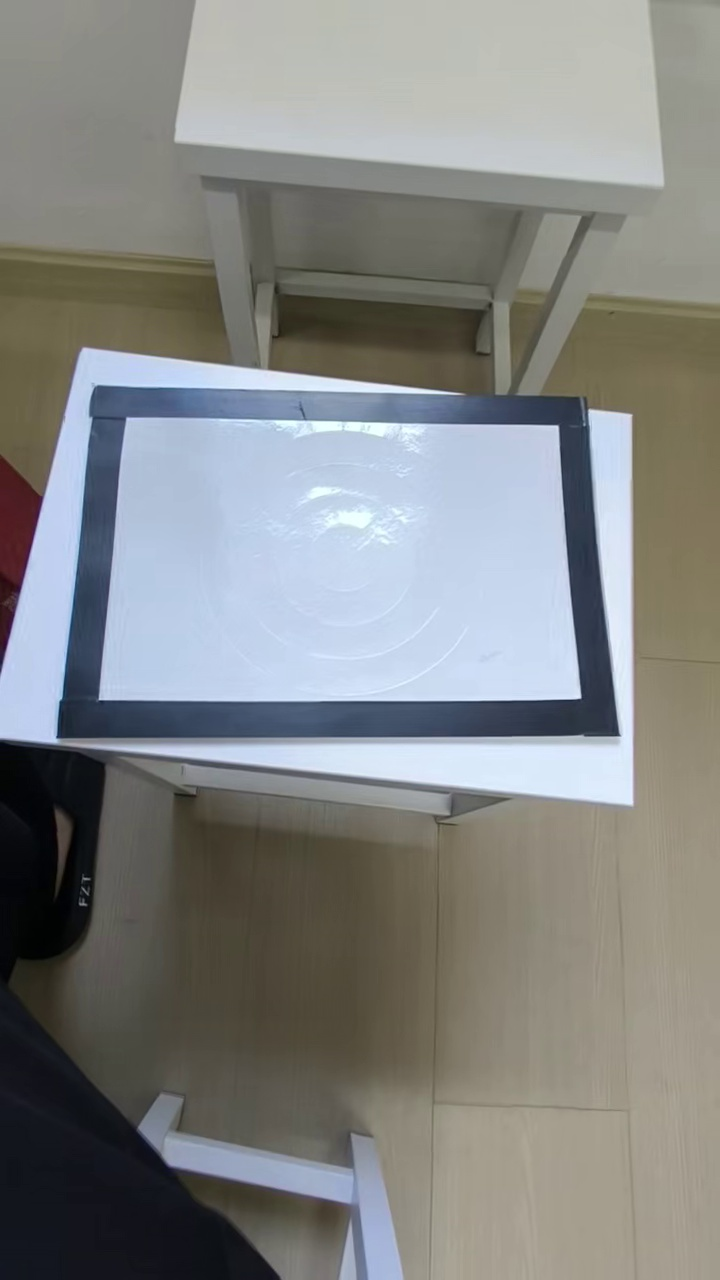
#> input picture data/img_1.jpg, 720 x 1280 px, given in place of the camera
$ python test.py
#> lines starting #> are read from the running program, lines starting #| are printed output that depends on the picture; after the words box and inside, x2 and y2 are one past the last pixel; in counts of white or black regions, pixels touching at a corner belong together
import cv2
import numpy as np

#传入运行计划 默认为0滞空
plan = 0

#注意第一次上电须复位  将current_state赋为-1
current_state = -2# 位置状态 滞空

# 定义一个空的回调函数，用于滑动条（Trackbar）的回调参数
def nothing(x):
    pass

#顺序排列四个顶点 左上开始顺时针
def order_points(pts):
    rect = np.zeros((4,2),dtype="float32")
    pts = pts.reshape(4,2) #初始化

    s = pts.sum(axis=1) #单个xy算总
    rect[0] = pts[np.argmin(s)] #左上  np.argmin()得到的为索引
    rect[2] = pts[np.argmax(s)] #右下

    diff = np.diff(pts,axis=1) #单个y-x
    rect[1] = pts[np.argmax(diff)] #右上
    rect[3] = pts[np.argmin(diff)] #左下

    return rect

cap = cv2.VideoCapture(0) # 连接 初始化摄像头 0为电脑摄像头

#设置显示高宽
cap.set(cv2.CAP_PROP_FRAME_WIDTH, 320)  # 设置宽为320
cap.set(cv2.CAP_PROP_FRAME_HEIGHT, 240) # 设置高为240


cv2.namedWindow("Trackbars",cv2.WINDOW_NORMAL) # 创建一个窗口用于放置滑动条
cv2.namedWindow("Camera",cv2.WINDOW_NORMAL)
cv2.namedWindow("Mask",cv2.WINDOW_NORMAL)
cv2.namedWindow("Gray",cv2.WINDOW_NORMAL)

cv2.createTrackbar("H Min1", "Trackbars", 0, 179, nothing)# 创建滑动条，控制HSV的H S V的最小值和最大值，H的范围是0-179，S和V的范围是0-255
cv2.createTrackbar("S Min", "Trackbars", 60, 255, nothing) #H色相 S饱和度 V明度
cv2.createTrackbar("V Min", "Trackbars", 0, 255, nothing)
cv2.createTrackbar("H Max1", "Trackbars", 10, 179, nothing)#低段红
cv2.createTrackbar("S Max", "Trackbars", 255, 255, nothing)
cv2.createTrackbar("V Max", "Trackbars", 255, 255, nothing)
cv2.createTrackbar("H Min2","Trackbars",169,179,nothing)#高段红
cv2.createTrackbar("H Max2", "Trackbars", 179, 179, nothing)

# 线框识别调整
cv2.createTrackbar("low","Camera",30,255,nothing)
cv2.createTrackbar("high","Camera",100,255,nothing)

while True:
    ret, frame = cap.read()
#> frame is the input picture: shape (1280, 720, 3); mean B, G, R 131.7, 133.1, 131.4

    kernel = np.ones((5,5),np.uint8) #定义一个5x5的卷积核

    #先将图像转化为灰度，再高斯模糊去噪
    gray_img = cv2.cvtColor(frame,cv2.COLOR_BGR2GRAY) # 转化为灰度图
    gray_Biur_img = cv2.GaussianBlur(gray_img,(5,5),0) #高斯模糊去噪

    #先高斯模糊去噪，再转化为HSV
    blurred = cv2.GaussianBlur(frame,(5,5),0) #高斯模糊去噪
    hsv_img = cv2.cvtColor(blurred,cv2.COLOR_BGR2HSV) # 转化为HSV
#> hsv_img: shape (1280, 720, 3); mean H, S, V 57.4, 45.4, 142.6

    if not ret:
        print("读取失败")
        break


    #灰度寻找线框
    Low = cv2.getTrackbarPos("low","Camera") #获取当前canny参数
    High = cv2.getTrackbarPos("high","Camera")

    edges = cv2.Canny(gray_Biur_img,Low,High) #提取边缘
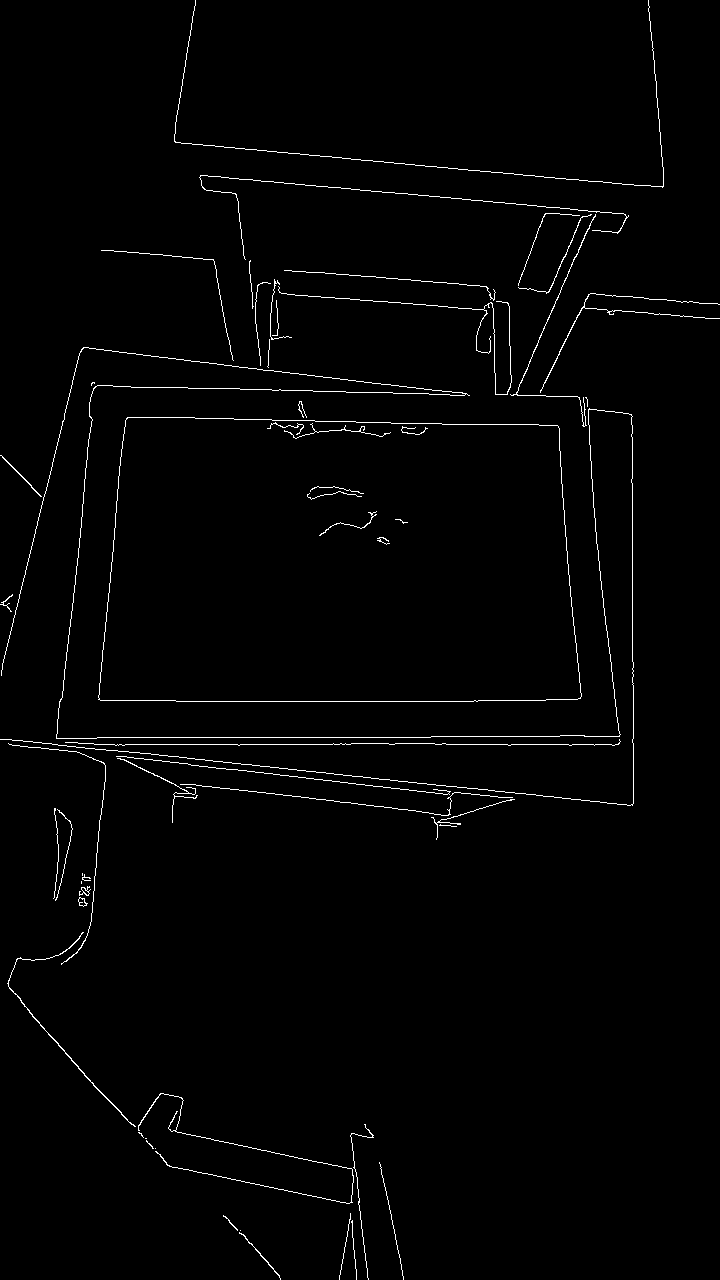
#> edges: shape (1280, 720); 1.4% white in thin lines or dots
    edges = cv2.dilate(edges,kernel,iterations=1)
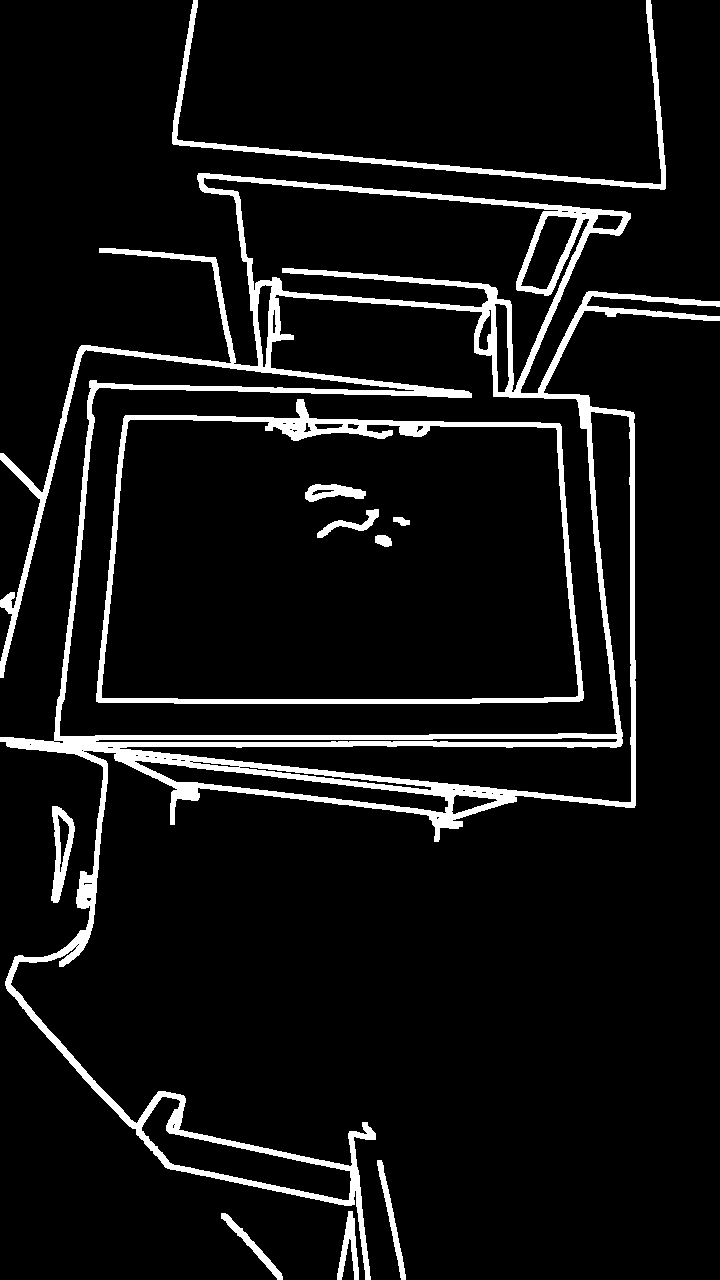
#> edges: shape (1280, 720); 7.5% white; 11 white regions
    contours, _ = cv2.findContours(edges,cv2.RETR_LIST,cv2.CHAIN_APPROX_SIMPLE) #找出轮廓
#> contours = 65 contours, 31 with area under 20; largest, box (x1, y1, x2, y2) and area: (0, 173, 720, 1280) 310452, (59, 294, 618, 737) 193704, (96, 399, 584, 704) 131022, (101, 419, 579, 700) 123218, (203, 177, 590, 393) 31144

    valid_rects = [] #收集最后内外框

    for contour in contours:
        area = cv2.contourArea(contour) #计算每个轮廓的面积
        if area > 1000: #过滤小的噪点
            perimeter = cv2.arcLength(contour,True) #计算周长 True强行闭合
            approx = cv2.approxPolyDP(contour,0.02*perimeter,True) #多边形拟合

            if len(approx) == 4: #如果拟合的结果恰好为4，即刚好为矩形线框
                valid_rects.append((area, approx))
#> this loop made 65 passes
#> (area, perimeter, approx) on passes 25, 36, 50, 52, 58: (4583, 680.9, [[134, 761], [448, 806], [176, 782]]), (1654.5, 1052.9, [[617, 739], [95, 741]]), (123217.5, 1591, [[127, 422], [555, 427], [578, 695], [102, 698]]), (131021.5, 1549.7, [[124, 416], [96, 701], [582, 700], [559, 423]]), (2157, 223.3, [[576, 217], [547, 288], [521, 286], [546, 217]])
#> after the loop, valid_rects = [(123217.5, [[127, 422], [555, 427], [578, 695], [102, 698]]), (131021.5, [[124, 416], [96, 701], [582, 700], [559, 423]]), (2157, [[576, 217], [547, 288], [521, 286], [546, 217]])]

    #按面积排 大到小
    valid_rects.sort(key=lambda x:x[0],reverse=True)

    if len(valid_rects) >= 2:
        outer_approx = valid_rects[0][1] #外框
#> outer_approx = [[124, 416], [96, 701], [582, 700], [559, 423]]
        inner_approx = valid_rects[1][1] #内框
#> inner_approx = [[127, 422], [555, 427], [578, 695], [102, 698]]

        #内外框顶点排序
        ordered_outer = order_points(outer_approx)
#> in order_points, `pts = pts.reshape(4,2)`: pts = [[124, 416], [96, 701], [582, 700], [559, 423]]
#> in order_points, `s = pts.sum(axis=1)`: s = [540, 797, 1282, 982]
#> in order_points, `diff = np.diff(pts,axis=1)`: diff = [292, 605, 118, -136]
#> ordered_outer = [[124, 416], [96, 701], [582, 700], [559, 423]]
        ordered_inner = order_points(inner_approx)
#> ordered_inner = [[127, 422], [102, 698], [578, 695], [555, 427]]

        #中线
        center_line = (ordered_outer + ordered_inner) / 2.0
#> center_line = [[125.5, 419], [99, 699.5], [580, 697.5], [557, 425]]
        center_line = center_line.astype("int32")#中线顶点坐标  此时为浮点数
#> center_line = [[125, 419], [99, 699], [580, 697], [557, 425]]

        cv2.drawContours(frame,[outer_approx],-1,(255,0,0),1) #外框
        cv2.drawContours(frame,[inner_approx],-1,(0,0,255),1) #内框
        cv2.drawContours(frame,[center_line],-1,(0,255,0),3) #中线

    #HSV找出红色激光位置
    H_Min1 = cv2.getTrackbarPos("H Min1","Trackbars") # 获取当前H的最小值
    S_Min = cv2.getTrackbarPos("S Min","Trackbars") # 获取当前S的最小值
    V_Min = cv2.getTrackbarPos("V Min","Trackbars") # 获取当前V的最小值
    H_Max1 = cv2.getTrackbarPos("H Max1","Trackbars") # 获取当前H的最大值
    S_Max = cv2.getTrackbarPos("S Max","Trackbars") # 获取当前S的最大值
    V_Max = cv2.getTrackbarPos("V Max","Trackbars") # 获取当前V的最大值
    H_Min2 = cv2.getTrackbarPos("H Min2","Trackbars") #特取高段红
    H_Max2 = cv2.getTrackbarPos("H Max2","Trackbars")

    #低段红
    lower_bound1 = np.array([H_Min1,S_Min,V_Min]) #定义HSV的最小值
    upper_bound1 = np.array([H_Max1,S_Max,V_Max]) #定义HSV的最大值
    #高段红
    lower_bound2 = np.array([H_Min2,S_Min,V_Min]) #定义HSV的最小值
    upper_bound2 = np.array([H_Max2,S_Max,V_Max]) #定义HSV的最大值

    #最终需要调节HSCV的范围来创建掩膜，目的是将特特定的红色光点提取出来
    mask1 = cv2.inRange(hsv_img,lower_bound1,upper_bound1) #根据HSV的范围创建掩膜 范围内为白255，范围外为黑0
#> mask1: shape (1280, 720); 0.06% white; 15 white regions (10 under 20 px), largest, box (x1, y1, x2, y2) and area: (0, 457, 41, 496) 331, (65, 833, 74, 871) 92, (55, 832, 59, 859) 60, (52, 814, 57, 827) 34, (2, 595, 6, 604) 21
    mask2 = cv2.inRange(hsv_img,lower_bound2,upper_bound2)
#> mask2: shape (1280, 720); 0.39% white; 8 white regions (6 under 20 px), largest, box (x1, y1, x2, y2) and area: (0, 465, 41, 643) 3571, (51, 818, 57, 845) 40

    #合并mask
    mask = cv2.bitwise_or(mask1,mask2)
#> mask: shape (1280, 720); 0.46% white; 9 white regions (6 under 20 px), largest, box (x1, y1, x2, y2) and area: (0, 457, 41, 643) 3952, (51, 813, 59, 860) 146, (65, 833, 74, 871) 102

    #定义一个5x5的卷积核，对HSV的掩膜进行腐蚀和膨胀操作，去除噪点
    mask = cv2.erode(mask,kernel,iterations=1) #腐蚀操作，去除小的白色噪点 防止识别到不需要的红点，但同时会使得目标变小
#> mask: shape (1280, 720); 0.37% white; 1 white region, box (x1, y1, x2, y2) and area: (0, 459, 37, 638) 3426
    mask = cv2.dilate(mask,kernel,iterations=2) #膨胀操作，第一次恢复目标大小，第二次使得目标变大，增强识别效果
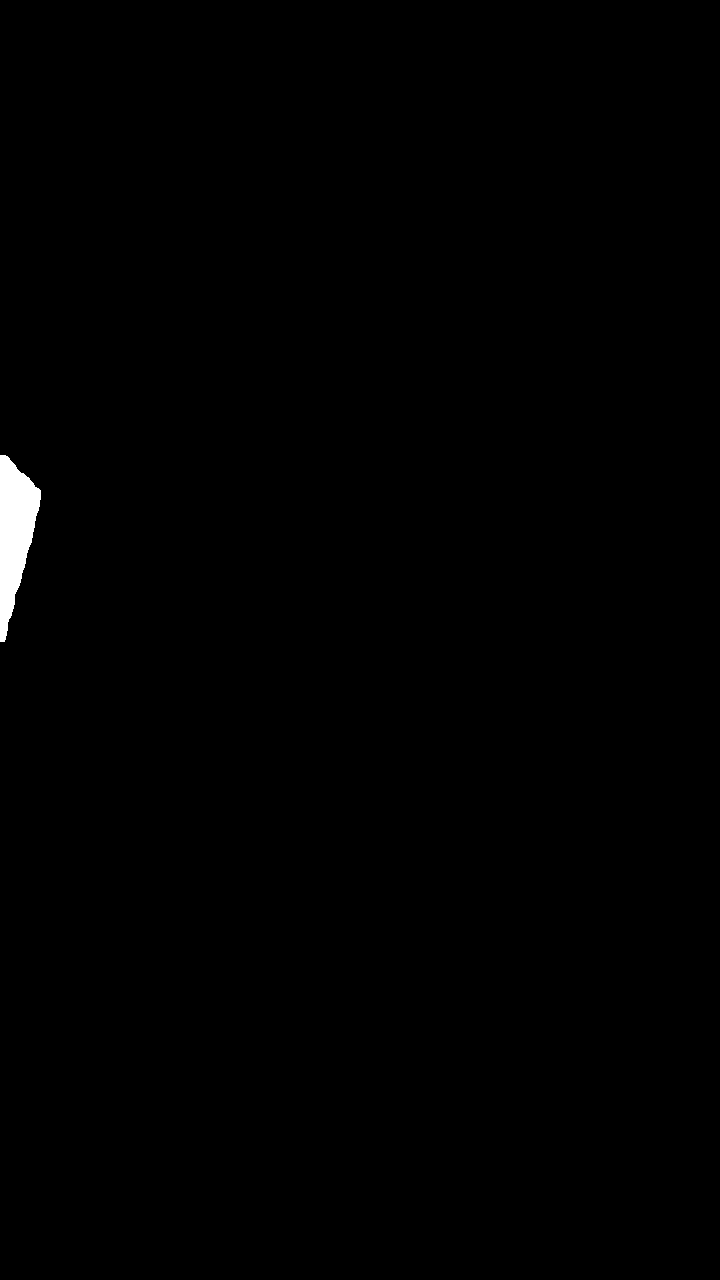
#> mask: shape (1280, 720); 0.49% white; 1 white region

    #找激光轮廓 算出重心
    contours_mask , _ = cv2.findContours(mask,cv2.RETR_EXTERNAL,cv2.CHAIN_APPROX_SIMPLE)
#> contours_mask = 1 contour; box (x1, y1, x2, y2) and area: (0, 455, 41, 642) 4276

    find = False #标志位 是否读取激光点
    cx,cy = 0,0

    for contour in contours_mask:
        if cv2.contourArea(contour) > 20:
            M = cv2.moments(contour)
            if M["m00"] != 0:
                cx = int(M["m10"]/M["m00"])
                cy = int(M["m01"]/M["m00"])
                find = True #成功找到

                #在重心画一个绿色的十字准星
                cv2.drawMarker(frame,(cx,cy),(0,255,0),cv2.MARKER_CROSS,20,2)
                cv2.putText(frame,f"laser({cx},{cy})",(cx+10,cy-10),cv2.FONT_HERSHEY_SIMPLEX,0.5,(0,255,0),2)# 显示坐标
#> this loop made 1 pass
#> (cx, cy, find) on pass 1: (14, 532, True)
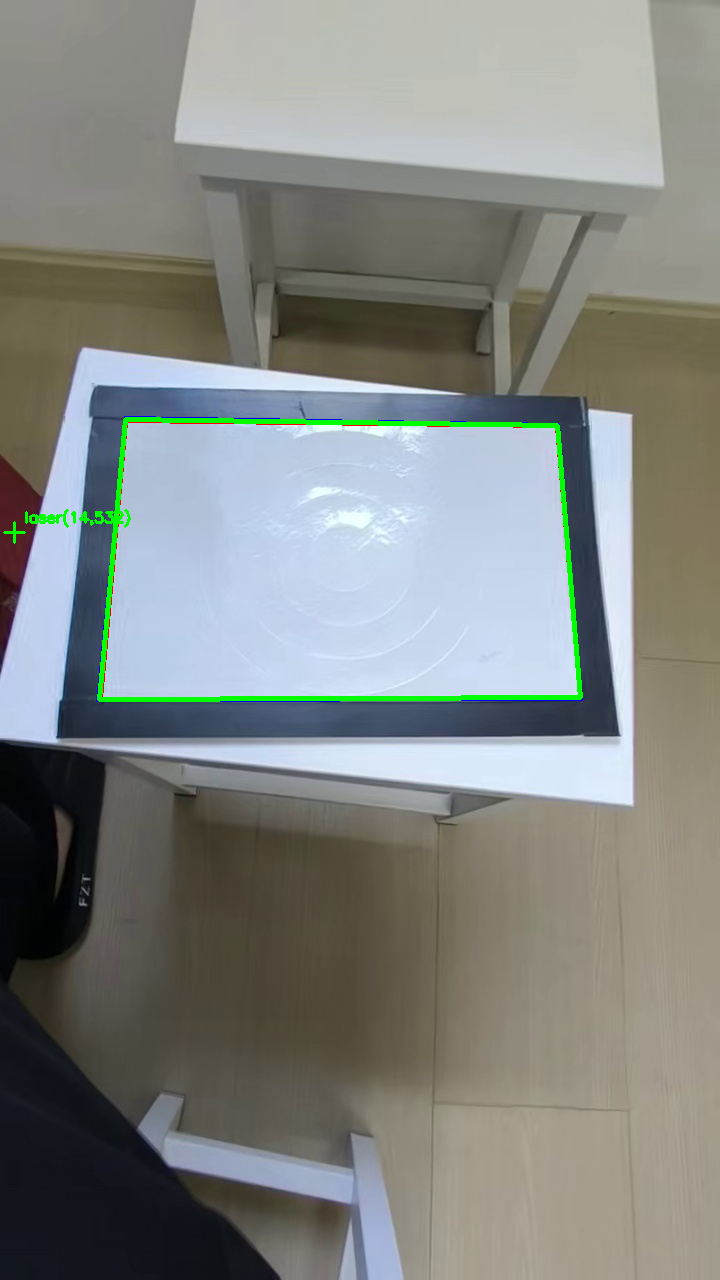
#> frame: shape (1280, 720, 3); mean B, G, R 130, 133.7, 130

    if len(valid_rects) >= 2 and find:
    # 将之前识别出的中线和重心 转换到一个虚拟场中
        dst_pts = np.array([
            [0,0],
            [0,500],
            [500,500],
            [500,0],
        ],dtype="float32")

        M = cv2.getPerspectiveTransform(center_line.astype("float32"),dst_pts) #生成转换矩阵
#> M = [[1.34, 0.124, -219.5], [-0.0329, 2.37, -988.8], [-8.35e-05, 0.000482, 1]]

        point_red = np.array([[[cx,cy]]],dtype="float32") #激光点
#> point_red = [[14, 532]]
        point_red_pts = cv2.perspectiveTransform(point_red,M) #虚拟场中对应的激光点
#> point_red_pts = [[-107.2, 216.2]]
        x_pts = int(point_red_pts[0][0][0])
#> x_pts = -107
        y_pts = int(point_red_pts[0][0][1]) #对应坐标
#> y_pts = 216

        error_x = 0
        error_y = 0 #偏差

        #单片机得到的偏差为正或负  x为正代表需要向下  为负代表需要向上  y为正代表需要向右 为负代表需要向左
        match plan: #运行计划
            case 1:#从原点顺时针运行
                match current_state:
                    case -1:#-1复位
                        error_x = 0 - x_pts
                        error_y = 0 - y_pts
                        if  abs(x_pts) < 20 and abs(y_pts) < 20:
                            current_state = 0

                    case 0:#上
                        error_x = 0 - x_pts
                        error_y = 20
                        if y_pts > 480:
                            current_state = 1

                    case 1:#右
                        error_y = 500 - y_pts
                        error_x = 20
                        if x_pts > 480:
                            current_state = 2

                    case 2:#下
                        error_x = 500 - x_pts
                        error_y = -20
                        if y_pts < 20:
                            current_state = 3

                    case 3:#左
                        error_y = 0 - y_pts
                        error_x = -20
                        if x_pts < 20:
                            current_state = 4

                    case 4:#停
                        error_x = error_y = 0

    cv2.imshow("Trackbars",hsv_img)
    cv2.imshow("Camera", frame)
    cv2.imshow("Mask",mask)
    cv2.imshow("Gray",gray_img)
    cv2.imshow("Canny",edges)

    if cv2.waitKey(1) & 0xFF == ord('q'):#比较输入是否为q 按位与取后八位 都是1才为1
#> (key q is pressed here)
        break

cap.release()
cv2.destroyAllWindows()
